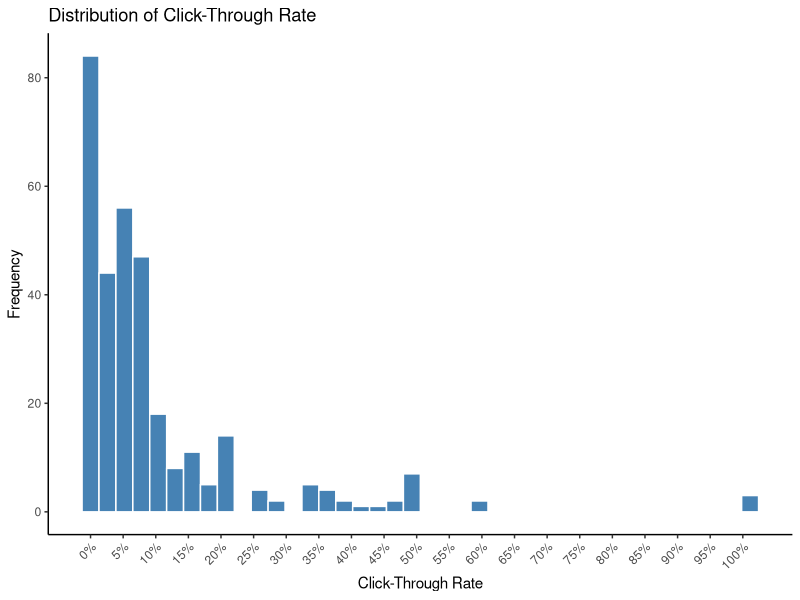
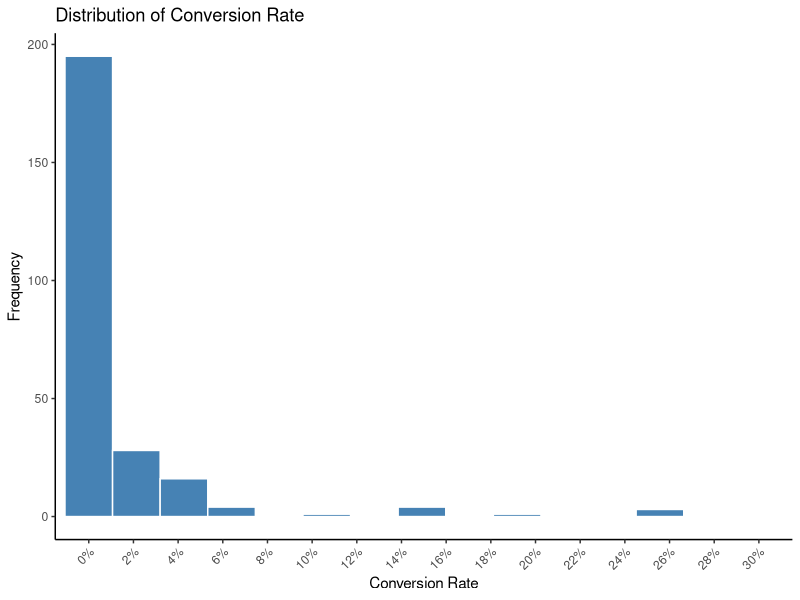

Write R code to recreate these figures, in order.
# === SETUP ===

# import packages
library(tidyverse)
library(ggplot2)
library(readr)

# === INPUT ===

# load data
data <- read_csv('A1_DMS_store_data_2026.csv')

# === TRANSFORMATION ===

# create CTR variable
data <- data%>%
	mutate(
		ctr = clicks/impressions
	)

# create CR variable
data <- data%>%
	mutate(
		cr = conversions/clicks
	)

# create CTR histogram

# determine binwidth

# calculate q1
q1 <- quantile(data$ctr, .25, na.rm = TRUE)

# calculate q2
q3 <- quantile(data$ctr, .75, na.rm = TRUE)

# calculate iqr
ctr_iqr <- q3-q1

# calculate binwidth with freedman formula
ctr_freedman_diaconis <- (2*ctr_iqr)/(nrow(data[data$impressions!=0, ])^(1/3))

data_ctr <- data%>%
	filter(impressions != 0)%>%
	# no impressions means possible click through, data is not useful
	filter(ctr <= 1) # ctr bigger than 1 means flawed data, good to filter out
	
ctr_histogram <- ggplot(data = data_ctr, aes(x = ctr)) +
	geom_histogram(
		binwidth = ctr_freedman_diaconis,
		fill = "steelblue",
		color = "white"
	) +
	labs(
		title = "Distribution of Click-Through Rate",
		x = "Click-Through Rate",
		y = "Frequency"
	) +
	scale_x_continuous(
		breaks = seq(0, 1, by = 0.05),
		labels = scales::percent
	) +
	theme_classic() +
	theme(
		axis.text.x = element_text(angle = 45, hjust = 1)
	)

ctr_histogram

# Create CR histogram

# filter data for CR analysis
data_cr <- data %>% 
	filter( clicks != 0)%>% # conversion is conditional on there being clicks
	filter(!is.na(cr))%>% # just to be safe
	filter(cr <=1) # just to be very safe

# calculate q1 and q3
q1_cr <- quantile(data_cr$cr, .25, na.rm = TRUE)
q3_cr <- quantile(data_cr$cr, .75, na.rm = TRUE)
iqr_cr <- q3_cr-q1_cr

# calculate binwidth with freedman formula
cr_freedman_diaconis <- (2*iqr_cr)/(nrow(data_cr)^(1/3))

# Create histogram
cr_histogram <- ggplot(data = data_cr, aes(x = cr)) +
	geom_histogram(
		binwidth = cr_freedman_diaconis*10,
		fill = "steelblue",
		color = "white"
	) +
	labs(
		title = "Distribution of Conversion Rate",
		x = "Conversion Rate",
		y = "Frequency"
	) +
	scale_x_continuous(
		breaks = seq(0, .3, by = 0.02),
		labels = scales::percent
	) +
	theme_classic() +
	theme(
		axis.text.x = element_text(angle = 45, hjust = 1)
	)+ coord_cartesian(xlim = c(0, 0.30))

cr_histogram

# average CTR and CR calculations
ctr_raw <- mean(data_ctr$ctr)
cr_raw <- mean(data_cr$cr)

# weighed averages
ctr_weighed <- sum(data_ctr$clicks)/sum(data_ctr$impressions)
cr_weighed <- sum(data_cr$conversions)/sum(data_cr$clicks)

# averages excluding campaigns with very low impressions for ctr and clicks for cr
ctr_cutoff_imp <- quantile(data_ctr$impressions, 0.10, na.rm = TRUE)
data_ctr_trimmed <- data_ctr[data_ctr$impressions > ctr_cutoff_imp, ]
ctr_mean_trimmed <- mean(data_ctr_trimmed$ctr, na.rm = TRUE)

cr_cutoff_clicks <- quantile(data_cr$clicks, 0.10, na.rm = TRUE)
data_cr_trimmed <- data_cr[data_cr$clicks > cr_cutoff_clicks, ]
cr_mean_trimmed <- mean(data_cr_trimmed$cr, na.rm = TRUE)
